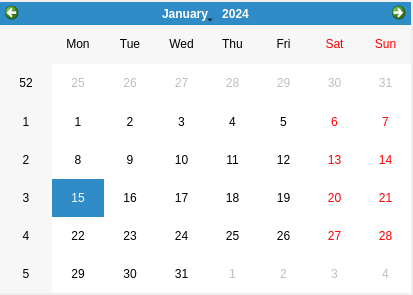
<?xml version="1.0" encoding="UTF-8"?>
<ui version="4.0">
 <class>windowcal</class>
 <widget class="QDialog" name="windowcal">
  <property name="geometry">
   <rect>
    <x>0</x>
    <y>0</y>
    <width>413</width>
    <height>295</height>
   </rect>
  </property>
  <property name="windowTitle">
   <string>Dialog</string>
  </property>
  <widget class="QCalendarWidget" name="Calendar">
   <property name="geometry">
    <rect>
     <x>0</x>
     <y>2</y>
     <width>411</width>
     <height>291</height>
    </rect>
   </property>
  </widget>
 </widget>
 <resources/>
 <connections/>
</ui>
